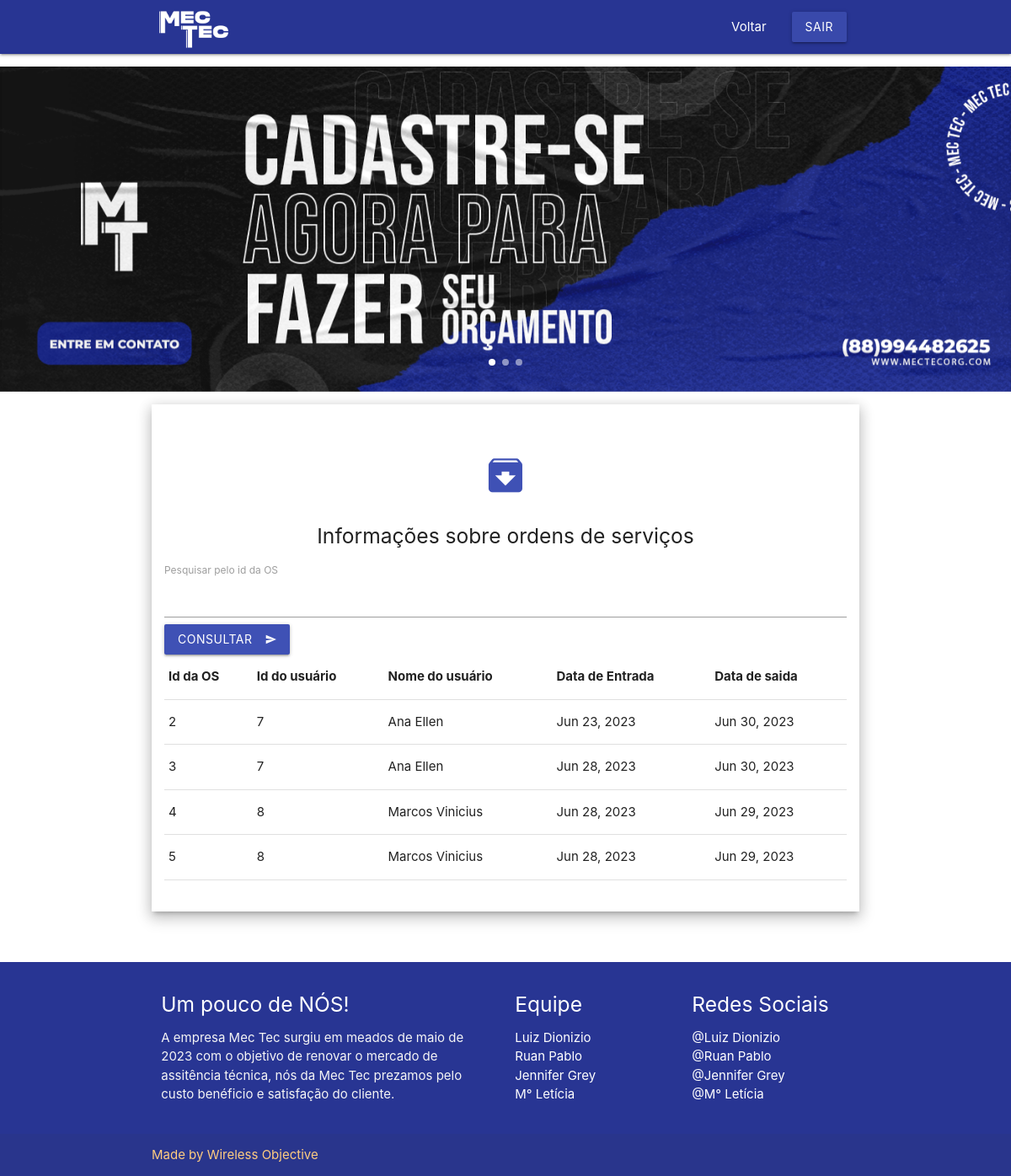
The app's page /EmpresaMecTec/sistema/AreaAdmin/AreaDosRelatorios/areagarantias.php (signed in) with its own data.
### tables this page shows
CREATE TABLE `tb_os` (
  `id_os` int(11) NOT NULL,
  `id_user` int(11) DEFAULT NULL,
  `id_equip` int(11) DEFAULT NULL,
  `status` varchar(50) DEFAULT NULL,
  `orcamento` double DEFAULT NULL,
  `diagnostico` varchar(300) DEFAULT NULL,
  `observacao` varchar(300) DEFAULT NULL,
  `dataentrada` varchar(12) DEFAULT NULL,
  `datasaida` varchar(12) DEFAULT NULL
);

CREATE TABLE `tb_user` (
  `id_user` int(11) NOT NULL,
  `niv_perm` varchar(10) NOT NULL,
  `nome_user` varchar(100) NOT NULL,
  `login_user` varchar(100) NOT NULL,
  `senha_user` varchar(250) NOT NULL,
  `email` varchar(100) NOT NULL,
  `telefone` varchar(14) NOT NULL,
  `telefone2` varchar(14) DEFAULT NULL,
  `cpf` char(14) NOT NULL,
  `rg` varchar(15) NOT NULL,
  `rua` varchar(100) NOT NULL,
  `bairro` varchar(100) NOT NULL,
  `cidade` varchar(100) NOT NULL,
  `numero` varchar(100) NOT NULL,
  `complemento` varchar(50) NOT NULL,
  `cep` varchar(15) NOT NULL
);

### EmpresaMecTec/sistema/AreaAdmin/AreaDosRelatorios/areagarantias.php (the view, shortened to what this page needs)
<?php require_once '../../../conexao.php';
?>
<!DOCTYPE html>
<html lang="en">
<head>
  <link href="css/materialize.css" type="text/css" rel="stylesheet" media="screen,projection"/>
  <link href="css/style.css" type="text/css" rel="stylesheet" media="screen,projection"/>
</head>
<body>
  <nav class="indigo darken-3" role="navigation">
    <div class="nav-wrapper container">
      <a id="logo-container" href="../AreaAdmin.php" class="brand-logo"><img src="../../../backgrounds/logoofc.png" style="width:3em;"></a>
          <ul class="right hide-on-med-and-down">
            <li><a href="AreaRelatorios.php">Voltar</a></li>
            <li><a class="waves-effect waves-light btn indigo darken-1" onclick="return confirm('Deseja realmente sair?');"href="../../../logout.php">Sair</a></li>
          </ul>
        </div>
    </nav>
  <div class="section no-pad-bot" id="index-banner">
        <div class="carousel carousel-slider center">
            <div class="carousel-item white-text"  href="#one!">
                <a><img src="../../../backgrounds/S1.png"  style="width:150em; " class="responsive-img" alt="" srcset=""></a>
            </div>
            </div>
        </div>
  <div class="container">
    <div class="section">
        <div class="col s12 m4">
          <div class="icon-block z-depth-3">
            <br>
            <h2 class="center light-blue-text"><i class="large material-icons indigo-text text-darken">archive</i></h2>
            <h5 class="center">Informações sobre ordens de serviços</h5>
            <p class="light">
            <form method="POST">
                    <label>Pesquisar pelo id da OS</label>
                    <input type="text" name="tx_pesquisa">
                    <button class="btn waves-effect indigo col s8 m12" type="submit" name="action">Consultar
                    <i class="material-icons right">send</i>
                    </button>
                </form>
                    <table border="1">
                    <thead>
                        <tr>
                            <th> Id da OS </th>
                            <th> Id do usuário </th>
                            <th> Nome do usuário</th>
                            <th> Data de Entrada </th>
                            <th> Data de saida </th>
                        </tr>
                    </thead>
                    <?php
                        $tx_pesq = isset($_POST['tx_pesquisa']) ? $_POST['tx_pesquisa'] : '';
                        $sql = "SELECT * from tb_os inner join tb_user on(tb_os.id_user = tb_user.id_user) where tb_os.id_user LIKE '$tx_pesq%';";
                        $query = mysqli_query($conn, $sql);
                        if( $query ){
                            while($row = mysqli_fetch_array($query, MYSQLI_ASSOC)){
                    ?>
                        <tbody>
                            <tr>
                                <td>
                                    <?php echo $row['id_os']; ?>
                                </td>
                                <td>
                                    <?php echo $row['id_user']; ?>
                                </td>
                                <td>
                                    <?php echo $row['nome_user']; ?>
                                </td>
                                <td>
                                    <?php echo $row['dataentrada']; ?>
                                </td>
                                <td>
                                    <?php echo $row['datasaida']; ?>
                                </td>
                            </tr>
                        </tbody>
                    <?php
                            }
                        }
                    ?>
                </table>
            </p>
            <br>
          </div>
        </div>
    </div>
    <br><br>
  </div>
<footer class="page-footer indigo darken-3">
    <div class="container">
      <div class="row">
        <div class="col l6 s12">
          <h5 class="white-text">Um pouco de NÓS!</h5>
          <p class="grey-text text-lighten-4">A empresa Mec Tec surgiu em meados de maio de 2023 com o objetivo de renovar o mercado de assitência técnica, nós da Mec Tec prezamos pelo custo benéficio e satisfação do cliente.</p>
        </div>
        <div class="col l3 s12">
          <h5 class="white-text">Equipe</h5>
          <ul>
            <li><a class="white-text" href="">Luiz Dionizio</a></li>
            <li><a class="white-text" href="">Ruan Pablo</a></li>
            <li><a class="white-text" href="">Jennifer Grey</a></li>
            <li><a class="white-text" href="">M° Letícia</a></li>
          </ul>
        </div>
        <div class="col l3 s12">
          <h5 class="white-text">Redes Sociais</h5>
          <ul>
            <li><a class="white-text" href="https://www.instagram.com/luiiz_dionizio/">@Luiz Dionizio</a></li>
            <li><a class="white-text" href="https://www.instagram.com/ruanxyzz7/">@Ruan Pablo</a></li>
            <li><a class="white-text" href="https://www.instagram.com/jenny.vasconcelos/">@Jennifer Grey</a></li>
            <li><a class="white-text" href="https://www.instagram.com/m.leticia_araujo/">@M° Letícia</a></li>
          </ul>
        </div>
      </div>
    </div>
    <div class="footer-copyright">
      <div class="container">
    <a class="orange-text text-lighten-3" href="">Made by Wireless Objective</a>
      </div>
    </div>
  </footer>
  </body>
</html>

### EmpresaMecTec/sistema/AreaAdmin/AreaDosRelatorios/css/style.css (style rules this page uses)
.icon-block { padding: 0 15px; }
.icon-block .material-icons { font-size: inherit; }

### records on screen
tb_os: id_os "2", id_user.id_user "7", id_user.nome_user "Ana Ellen", dataentrada "Jun 23, 2023", datasaida "Jun 30, 2023"
tb_os: id_os "3", id_user.id_user "7", id_user.nome_user "Ana Ellen", dataentrada "Jun 28, 2023", datasaida "Jun 30, 2023"
tb_os: id_os "4", id_user.id_user "8", id_user.nome_user "Marcos Vinicius", dataentrada "Jun 28, 2023", datasaida "Jun 29, 2023"
tb_os: id_os "5", id_user.id_user "8", id_user.nome_user "Marcos Vinicius", dataentrada "Jun 28, 2023", datasaida "Jun 29, 2023"
